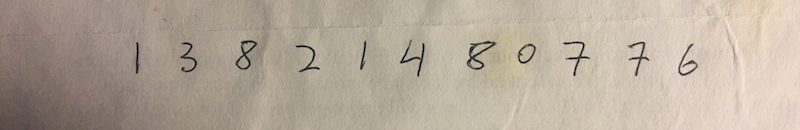
#> input picture caseStudyHandwritingRecognition/data/img1.jpg, 800 x 130 px
$ python crop.py --image ../../caseStudyHandwritingRecognition/data/img1.jpg
#> lines starting #> are read from the running program, lines starting #| are printed output that depends on the picture
import argparse
import cv2

ap = argparse.ArgumentParser()
ap.add_argument('-i', '--image', required=True, help='Path to the image')
args = vars(ap.parse_args())

image = cv2.imread(args['image'])
#> image is the input picture: shape (130, 800, 3); mean B, G, R 154.4, 169.2, 181.1
cv2.imshow('Original', image)
cv2.waitKey(0)

cropped = image[60:160, 200:300]
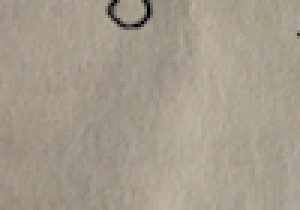
#> cropped: shape (70, 100, 3) (shown 3 times larger); mean B, G, R 140.3, 155.3, 164.8
cv2.imshow('T-Rex Face', cropped)
cv2.waitKey(0)
